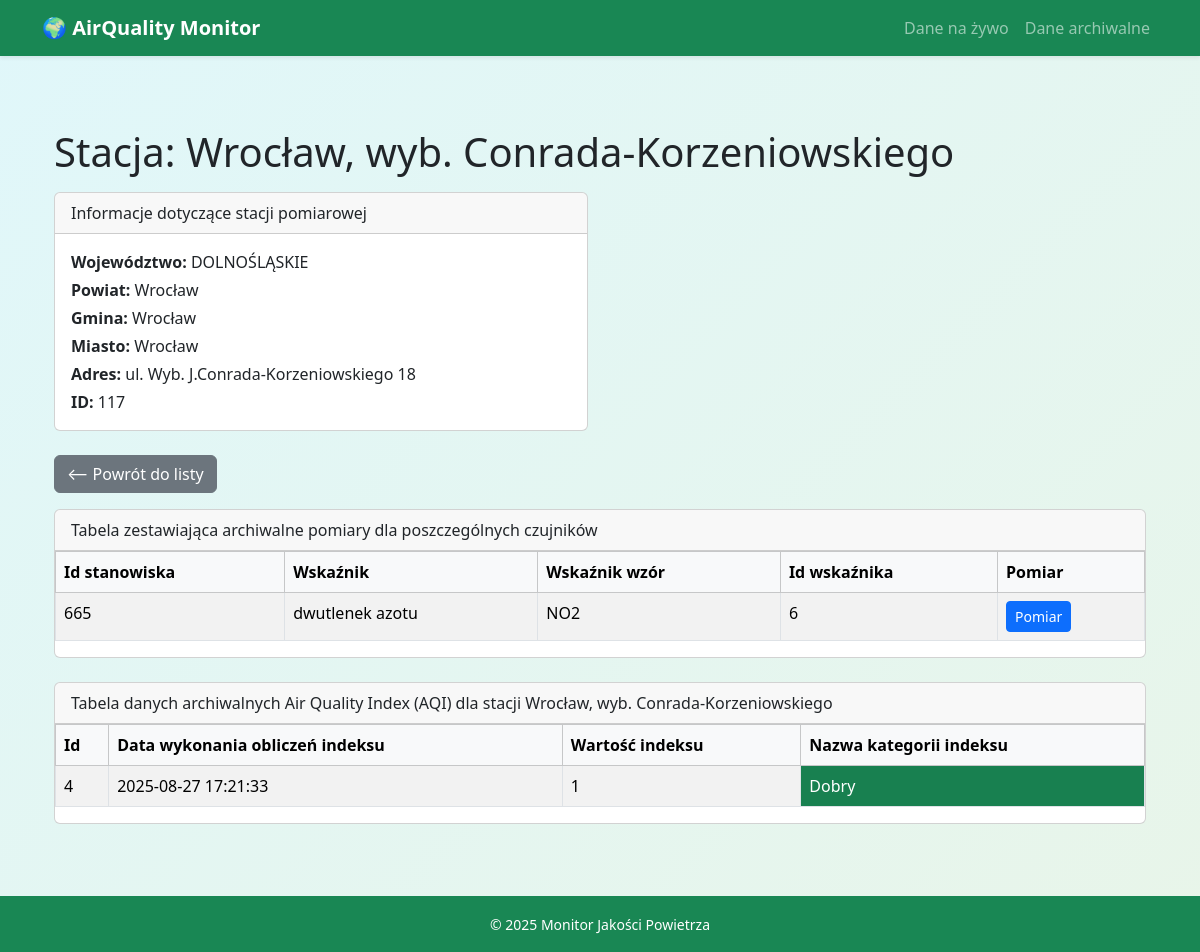
Page /archive/117 on the committed database.
### app/models/station.py (models this page shows)
class Station(db.Model):
    __tablename__ = "stations"
    id = db.Column(db.Integer, primary_key=True)
    stationCode = db.Column(db.String(50), unique=True, nullable=False)
    stationName = db.Column(db.String(120), nullable=False)
    gegrLat = db.Column(db.String(50), nullable=False)
    gegrLon = db.Column(db.String(50), nullable=False)
    addressStreet = db.Column(db.String(200), nullable=True)
    city_id = db.Column(db.Integer, db.ForeignKey("cities.id"), nullable=False)
    city = db.relationship("City", back_populates="stations")
    sensors = db.relationship("Sensor", back_populates="station")

### app/models/gmina.py (models this page shows)
class Gmina(db.Model):
    __tablename__ = "gminy"
    id = db.Column(db.Integer, primary_key=True)
    gminaName = db.Column(db.String(120), nullable=False)
    powiatName = db.Column(db.String(120), nullable=False)
    wojewodztwoName = db.Column(db.String(120), nullable=False)
    cities = db.relationship("City", back_populates="gmina")

### app/models/city.py (models this page shows)
class City(db.Model):
    __tablename__ = "cities"
    id = db.Column(db.Integer, primary_key=True)
    name = db.Column(db.String(120), nullable=False)
    gmina_id = db.Column(db.Integer, db.ForeignKey("gminy.id"), nullable=False)
    gmina = db.relationship("Gmina", back_populates="cities")
    stations = db.relationship("Station", back_populates="city")

### app/models/sensor.py (models this page shows)
class Sensor(db.Model):
    __tablename__ = "sensors"
    id = db.Column(db.Integer, primary_key=True)
    id_stanowiska = db.Column(db.Integer, nullable=False)  # np. ID pomiarowe
    wskaznik = db.Column(db.String(120), nullable=False)
    wskaznik_wzor = db.Column(db.String(120), nullable=True)
    wskaznik_kod = db.Column(db.String(50), nullable=False)
    id_wskaznika = db.Column(db.Integer, nullable=False)
    id_stacji = db.Column(db.Integer, db.ForeignKey("stations.id"), nullable=False)
    station = db.relationship("Station", back_populates="sensors")

### app/models/station_index.py (models this page shows)
@dataclass
class StationIndex(db.Model):
    __tablename__ = "station_index"
    id = db.Column(db.Integer, primary_key=True, autoincrement=True)
    station_id = db.Column(db.Integer, nullable=False)  # Identyfikator stacji pomiarowej
    calculation_date = db.Column(db.String(50), nullable=False)  # Data wykonania obliczeń indeksu
    index_value = db.Column(db.Integer, nullable=False)  # Wartość indeksu
    index_category = db.Column(db.String, nullable=False)  # Nazwa kategorii indeksu
    calculation_date_st = db.Column(db.String(50), nullable=False)  # Data wykonania obliczeń indeksu

### app/routes/station_routes.py (the view)
@station_bp.route("/archive/<int:station_id>")
def station_detail_archive(station_id):
    service = DataService()
    sensors_list = service.get_sensors_list_from_db(station_id)
    stations_list = service.get_stations_list_from_db()
    station_indexes = service.get_station_index_list_from_db(station_id)
    station: Station = None
    for item in stations_list:
        if(item.id == station_id):
            station = item
    return render_template("station_detail.html", source="db", station=station, sensors=sensors_list, station_indexes=station_indexes)

### app/services/data_service.py (called while the page is built)
    def get_stations_list_from_db(self):
        stations = Station.query.all()
        return stations

    def get_sensors_list_from_db(self, sensors_id: int):
        sensors = Sensor.query.filter_by(id_stacji=sensors_id).all()
        return sensors

    def get_station_index_list_from_db(self, station_id: int):
        station_indexes = StationIndex.query.filter_by(station_id=station_id).all()
        return station_indexes

### app/templates/station_detail.html (shortened to what this page needs)
{% extends "base.html" %}
{% block content %}
<div class="container mt-4">
    <h1 class="mb-3">Stacja: {{ station.stationName }}</h1>
    <div class="row">
      <div class="col-md-6">
        <div class="card mb-4">
          <div class="card-header">
            Informacje dotyczące stacji pomiarowej
          </div>
          <div class="card-body">
            <p class="mb-1"><strong>Województwo:</strong> {{ station.city.gmina.wojewodztwoName }}</p>
            <p class="mb-1"><strong>Powiat:</strong> {{ station.city.gmina.powiatName }}</p>
            <p class="mb-1"><strong>Gmina:</strong> {{ station.city.gmina.gminaName }}</p>
            <p class="mb-1"><strong>Miasto:</strong> {{ station.city.name }}</p>
            <p class="mb-1"><strong>Adres:</strong> {{ station.addressStreet }}</p>
            <p class="mb-0"><strong>ID:</strong> {{ station.id }}</p>
          </div>
        </div>
      </div>
    </div>
    {% if source == "api" %}
        <a href="{{ url_for('stations.list_stations') }}" class="btn btn-secondary mb-3">⟵ Powrót do listy</a>
    {% elif source == "db" %}
        <a href="{{ url_for('stations.list_stations_archive') }}" class="btn btn-secondary mb-3">⟵ Powrót do listy</a>
    {% endif %}
    <div class="card mb-4">
          <div class="card-header">
            {% if source == "api" %}
                Tabela zestawiająca pomiary dla poszczególnych czujników
            {% elif source == "db" %}
                Tabela zestawiająca archiwalne pomiary dla poszczególnych czujników
            {% endif %}
          </div>
        <div class="table-responsive">
        <table class="table table-bordered table-striped">
            <thead class="table-light">
                <tr>
                    <th>Id stanowiska</th>
                    <th>Wskaźnik</th>
                    <th>Wskaźnik wzór</th>
                    <th>Id wskaźnika</th>
                    <th>Pomiar</th>
                </tr>
            </thead>
            <tbody>
                {% for sensor in sensors %}
                <tr>
                    <td>{{ sensor.id_stanowiska }}</td>
                    <td>{{ sensor.wskaznik }}</td>
                    <td>{{ sensor.wskaznik_wzor }}</td>
                    <td>{{ sensor.id_wskaznika }}</td>
                    <td>
                        {% if source == "api" %}
                            <a class="btn btn-primary btn-sm" href="{{ url_for('stations.sensor_detail', station_id=station.id, sensor_id=sensor.id_stanowiska) }}">
                                Pomiar
                            </a>
                        {% elif source == "db" %}
                            <a class="btn btn-primary btn-sm" href="{{ url_for('stations.sensor_detail_archive', station_id=station.id, sensor_id=sensor.id_stanowiska) }}">
                                Pomiar
                            </a>
                        {% endif %}
                    </td>
                </tr>
                {% endfor %}
            </tbody>
        </table>
    </div>
    </div>
    {% if source == "db" %}
    <div class="card mb-4">
          <div class="card-header">
            Tabela danych archiwalnych Air Quality Index (AQI) dla stacji {{ station.stationName }}
          </div>
        <div class="table-responsive">
            <table class="table table-bordered table-striped">
                <thead class="table-light">
                    <tr>
                        <th>Id</th>
                        <th>Data wykonania obliczeń indeksu</th>
                        <th>Wartość indeksu</th>
                        <th>Nazwa kategorii indeksu</th>
                    </tr>
                </thead>
                <tbody>
                    {% for station_index in station_indexes %}
                    <tr>
                        <td>{{ station_index.id }}</td>
                        <td>{{ station_index.calculation_date }}</td>
                        <td>{{ station_index.index_value }}</td>
                        <td class="
                           {% if station_index.index_category in ['Dobry', 'Bardzo dobry'] %}
                              bg-success text-white
                           {% elif station_index.index_category == 'Umiarkowany' %}
                              bg-warning text-white
                           {% elif station_index.index_category == 'Dostateczny' %}
                              bg-orange text-white
                           {% elif station_index.index_category == ['Zły', 'Bardzo zły'] %}
                              bg-danger text-white
                           {% elif station_index.index_category == ['Brak indeksu', 'None'] %}
                              bg-secondary text-white
                           {% endif %}
                        ">
                            {{ station_index.index_category }}
                        </td>
                    </tr>
                    {% endfor %}
                </tbody>
            </table>
        </div>
    </div>
    {% endif %}
</div>
{% endblock %}

### app/templates/base.html (style rules this page uses)
body { background: linear-gradient(135deg, #e0f7fa, #e8f5e9); min-height: 100vh; display: flex; flex-direction: column; }

### rows in the picture
Station: stationName "Wrocław, wyb. Conrada-Korzeniowskiego", addressStreet "ul. Wyb. J.Conrada-Korzeniowskiego 18", id "117"
Gmina: city.gmina.wojewodztwoName "DOLNOŚLĄSKIE", city.gmina.powiatName "Wrocław", city.gmina.gminaName "Wrocław"
City: city.name "Wrocław"
Sensor: id_stanowiska "665", wskaznik "dwutlenek azotu", wskaznik_wzor "NO2", id_wskaznika "6"
StationIndex: id "4", calculation_date "2025-08-27 17:21:33", index_value "1", index_category "Dobry"
